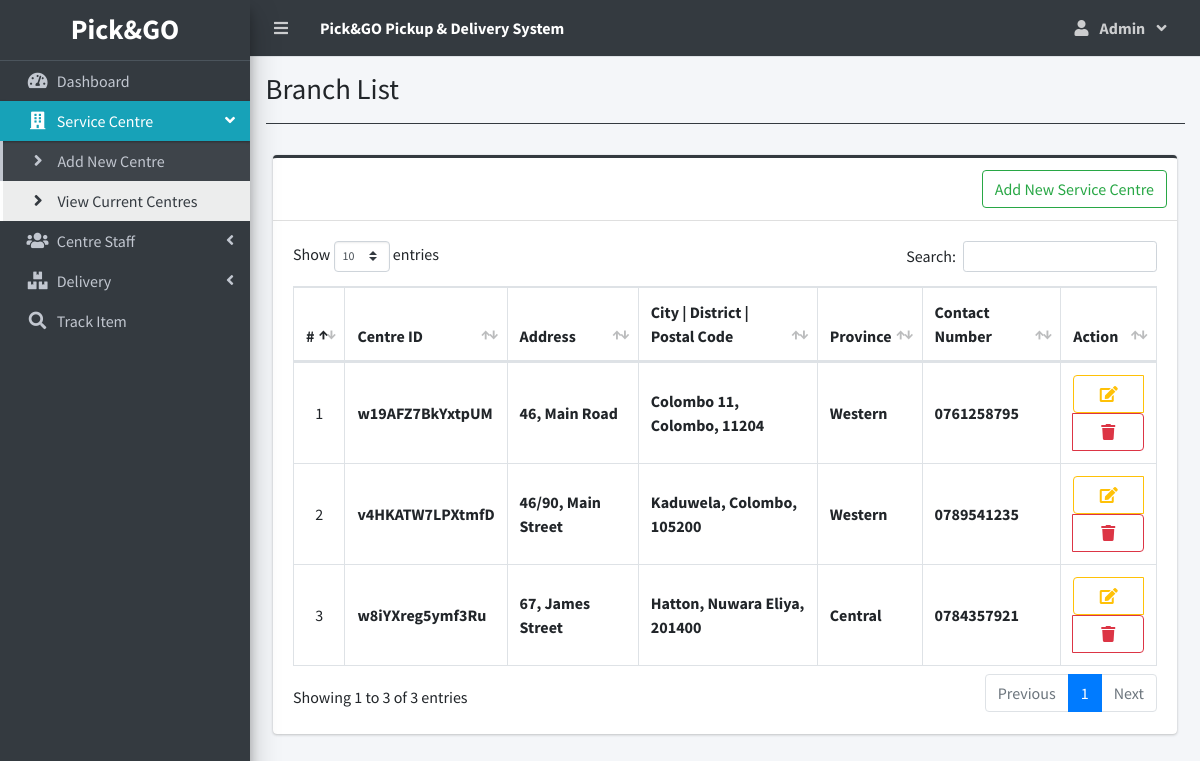
The page /index.php?page=branch_list (signed in) on the database its author committed.
### tables this page shows
CREATE TABLE `branches` (
  `id` int(30) NOT NULL,
  `branch_code` varchar(50) NOT NULL,
  `street` text NOT NULL,
  `city` text NOT NULL,
  `state` text NOT NULL,
  `zip_code` varchar(50) NOT NULL,
  `country` text NOT NULL,
  `contact` varchar(100) NOT NULL,
  `date_created` datetime NOT NULL DEFAULT current_timestamp()
);

### branch_list.php (the view, shortened to what this page needs)
<?php include'db_connect.php' ?>
<div class="col-lg-12">
	<div class="card card-outline card-dark">
		<div class="card-header">
			<div class="card-tools">
				<a class="btn btn-outline-success " href="./index.php?page=new_branch">Add New Service Centre</a>
			</div>
		</div>
		<div class="card-body">
			<table class="table tabe-hover table-bordered" id="list">
				<!-- <colgroup>
					<col width="5%">
					<col width="15%">
					<col width="25%">
					<col width="25%">
					<col width="15%">
				</colgroup> -->
				<thead>
					<tr>
						<th class="text-center">#</th>
						<th>Centre ID</th>
						<th>Address</th>
						<th>City | District | Postal Code</th>
						<th>Province</th>
						<th>Contact Number</th>
						<th>Action</th>
					</tr>
				</thead>
				<tbody>
					<?php
					$i = 1;
					$qry = $conn->query("SELECT * FROM branches order by street asc,city asc, state asc ");
					while($row= $qry->fetch_assoc()):
					?>
					<tr>
						<td class="text-center"><?php echo $i++ ?></td>
						<td class=""><b><?php echo $row['branch_code'] ?></b></td>
						<td><b><?php echo ucwords($row['street']) ?></b></td>
						<td><b><?php echo ucwords($row['city'].', '.$row['state'].', '.$row['zip_code']) ?></b></td>
						<td><b><?php echo ucwords($row['country']) ?></b></td>
						<td><b><?php echo $row['contact'] ?></b></td>
						<td class="text-center">
		                    <div class="btn-group btn-toolbar">
		                        <a href="index.php?page=edit_branch&id=<?php echo $row['id'] ?>" class="btn btn-outline-warning">
		                          <i class="fas fa-edit"></i>
		                        </a>
		                        <button type="button" class="btn btn-outline-danger delete_branch" data-id="<?php echo $row['id'] ?>">
		                          <i class="fas fa-trash"></i>
		                        </button>
	                      </div>
						</td>
					</tr>
				<?php endwhile; ?>
				</tbody>
			</table>
		</div>
	</div>
</div>

### index.php (shortened to what this page needs)
<!DOCTYPE html>
<html lang="en">
<?php
	include 'header.php'
?>
<body class="hold-transition sidebar-mini layout-fixed layout-navbar-fixed layout-footer-fixed">
<div class="wrapper">
  <?php include 'topbar.php' ?>
  <?php include 'sidebar.php' ?>
  <div class="content-wrapper">
    <div class="content-header">
      <div class="container-fluid">
        <div class="row mb-2">
          <div class="col-sm-6">
            <h1 class="m-0"><?php echo $title ?></h1>
          </div>
        </div>
            <hr class="border-dark">
      </div>
    </div>
    <section class="content">
      <div class="container-fluid">
         <?php
            $page = isset($_GET['page']) ? $_GET['page'] : 'home';
            if(!file_exists($page.".php")){
                include '404.html';
            }else{
            include $page.'.php';
            }
          ?>
      </div>
    </section>
  </div>
</div>
</body>
</html>

### header.php (shortened to what this page needs)
<head>
  <?php
  $title = isset($_GET['page']) ? ucwords(str_replace("_", ' ', $_GET['page'])) : "Home";
  $title = str_replace("Persons Companies","Persons/Companies",$title);
  ?>
  <link rel="stylesheet" href="assets/plugins/fontawesome-free/css/all.min.css">
  <link rel="stylesheet" href="assets/plugins/overlayScrollbars/css/OverlayScrollbars.min.css">
  <link rel="stylesheet" href="assets/plugins/datatables-bs4/css/dataTables.bootstrap4.min.css">
  <link rel="stylesheet" href="assets/plugins/datatables-responsive/css/responsive.bootstrap4.min.css">
  <link rel="stylesheet" href="assets/plugins/datatables-buttons/css/buttons.bootstrap4.min.css">
  <link rel="stylesheet" href="assets/plugins/select2/css/select2.min.css">
  <link rel="stylesheet" href="assets/plugins/select2-bootstrap4-theme/select2-bootstrap4.min.css">
  <link rel="stylesheet" href="assets/plugins/sweetalert2-theme-bootstrap-4/bootstrap-4.min.css">
  <link rel="stylesheet" href="assets/plugins/toastr/toastr.min.css">
  <link rel="stylesheet" href="assets/plugins/dropzone/min/dropzone.min.css">
  <link rel="stylesheet" href="assets/dist/css/jquery.datetimepicker.min.css">
  <link rel="stylesheet" href="assets/plugins/icheck-bootstrap/icheck-bootstrap.min.css">
  <link rel="stylesheet" href="assets/plugins/bootstrap4-toggle/css/bootstrap4-toggle.min.css">
  <link rel="stylesheet" href="assets/dist/css/adminlte.min.css">
  <link rel="stylesheet" href="assets/dist/css/styles.css">
  <link rel="stylesheet" href="assets/plugins/summernote/summernote-bs4.min.css">
</head>

### topbar.php (shortened to what this page needs)
<nav class="main-header navbar navbar-expand navbar-dark navbar-dark ">
  <ul class="navbar-nav">
    <?php if(isset($_SESSION['login_id'])): ?>
    <li class="nav-item">
      <a class="nav-link" data-widget="pushmenu" href="" role="button"><i class="fas fa-bars"></i></a>
    </li>
  <?php endif; ?>
    <li>
      <a class="nav-link text-white"  href="./" role="button"> <large><b><?php echo $_SESSION['system']['name'] ?></b></large></a>
    </li>
  </ul>
  <ul class="navbar-nav ml-auto">
   <li class="nav-item dropdown">
          <a class="nav-link"  data-toggle="dropdown" aria-expanded="true" href="javascript:void(0)">
            <span>
              <div class="d-felx badge-pill">
                <span class="fa fa-user mr-2"></span>
                <span><b><?php echo ucwords($_SESSION['login_firstname']) ?></b></span>
                <span class="fa fa-angle-down ml-2"></span>
              </div>
            </span>
          </a>
    </li>
  </ul>
</nav>

### sidebar.php (shortened to what this page needs)
<aside class="main-sidebar sidebar-dark-info elevation-4">
  <div class="dropdown">
 	<a href="./" class="brand-link">
      <?php if($_SESSION['login_type'] == 1): ?>
      <h3 class="text-center p-0 m-0"><b>Pick&GO</b></h3>
      <?php else: ?>
      <h3 class="text-center p-0 m-0"><b>Pick&GO</b></h3>
      <?php endif; ?>
  </a>
  </div>
  <div class="sidebar bg-dark pb-4 mb-4">
    <nav class="mt-2">
      <ul class="nav nav-pills nav-sidebar flex-column nav-flat" data-widget="treeview" role="menu" data-accordion="false">
        <li class="nav-item dropdown">
          <a href="./" class="nav-link nav-home">
            <i class="nav-icon fas fa-tachometer-alt"></i>
            <p>
              Dashboard
            </p>
          </a>
        </li>
        <?php if($_SESSION['login_type'] == 1): ?>
        <li class="nav-item">
          <a href="#" class="nav-link nav-edit_branch">
            <i class="nav-icon fas fa-building"></i>
            <p>
              Service Centre
              <i class="right fas fa-angle-left"></i>
            </p>
          </a>
          <ul class="nav nav-treeview">
            <li class="nav-item">
              <a href="./index.php?page=new_branch" class="nav-link nav-new_branch tree-item">
                <i class="fas fa-angle-right nav-icon"></i>
                <p>Add New Centre</p>
              </a>
            </li>
            <li class="nav-item">
              <a href="./index.php?page=branch_list" class="nav-link nav-branch_list tree-item">
                <i class="fas fa-angle-right nav-icon"></i>
                <p>View Current Centres</p>
              </a>
            </li>
          </ul>
        </li>
        <li class="nav-item">
          <a href="#" class="nav-link nav-edit_staff">
            <i class="nav-icon fas fa-users"></i>
            <p>
              Centre Staff
              <i class="right fas fa-angle-left"></i>
            </p>
          </a>
        </li>
      <?php endif; ?>
        <li class="nav-item">
          <a href="#" class="nav-link nav-edit_parcel">
            <i class="nav-icon fas fa-boxes"></i>
            <p>
              Delivery
              <i class="right fas fa-angle-left"></i>
            </p>
          </a>
        </li>
         <li class="nav-item dropdown">
          <a href="./index.php?page=track" class="nav-link nav-track">
            <i class="nav-icon fas fa-search"></i>
            <p>
              Track Item
            </p>
          </a>
        </li>
      </ul>
    </nav>
  </div>
</aside>

### branch_list.php (style rules this page uses)
table td { vertical-align: middle !important; }

### rows shown on the page
branches: branch_code "w19AFZ7BkYxtpUM", street "46, Main Road", city+state+zip_code "Colombo 11, Colombo, 11204", country "Western", contact "0761258795"
branches: branch_code "v4HKATW7LPXtmfD", street "46/90, Main Street", city+state+zip_code "Kaduwela, Colombo, 105200", country "Western", contact "0789541235"
branches: branch_code "w8iYXreg5ymf3Ru", street "67, James Street", city+state+zip_code "Hatton, Nuwara Eliya, 201400", country "Central", contact "0784357921"

### other values the page prints
$_SESSION['system']['name'] "Pick&GO Pickup & Delivery System"
$_SESSION['login_firstname'] "Admin"
$title "Branch List"
